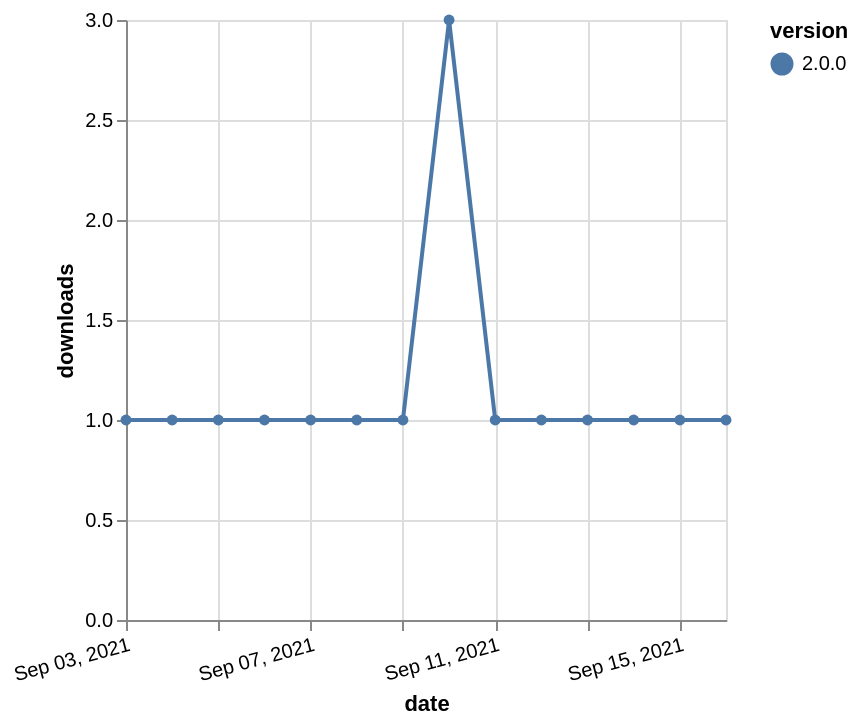

Write a Vega-Lite specification for this figure.
### Vega-Lite specification from a JSON file in a GitHub repository (floating-point values rounded to 4 significant figures)
{"$schema": "https://vega.github.io/schema/vega-lite/v5.json", "description": "A simple bar chart with embedded data.", "data": {"values": [{"date": "2021-09-03", "total": 137, "delta": 1, "version": "2.0.0"}, {"date": "2021-09-04", "total": 138, "delta": 1, "version": "2.0.0"}, {"date": "2021-09-05", "total": 139, "delta": 1, "version": "2.0.0"}, {"date": "2021-09-06", "total": 140, "delta": 1, "version": "2.0.0"}, {"date": "2021-09-07", "total": 141, "delta": 1, "version": "2.0.0"}, {"date": "2021-09-08", "total": 142, "delta": 1, "version": "2.0.0"}, {"date": "2021-09-09", "total": 143, "delta": 1, "version": "2.0.0"}, {"date": "2021-09-10", "total": 146, "delta": 3, "version": "2.0.0"}, {"date": "2021-09-11", "total": 147, "delta": 1, "version": "2.0.0"}, {"date": "2021-09-12", "total": 148, "delta": 1, "version": "2.0.0"}, {"date": "2021-09-13", "total": 149, "delta": 1, "version": "2.0.0"}, {"date": "2021-09-14", "total": 150, "delta": 1, "version": "2.0.0"}, {"date": "2021-09-15", "total": 151, "delta": 1, "version": "2.0.0"}, {"date": "2021-09-16", "total": 152, "delta": 1, "version": "2.0.0"}]}, "width": "container", "mark": {"type": "line", "point": {"filled": true}}, "encoding": {"x": {"field": "date", "type": "temporal", "timeUnit": "yearmonthdate", "title": "date", "axis": {"labelAngle": -15}}, "y": {"field": "delta", "type": "quantitative", "title": "downloads"}, "color": {"field": "version", "type": "nominal"}, "tooltip": {"field": "delta"}}}
